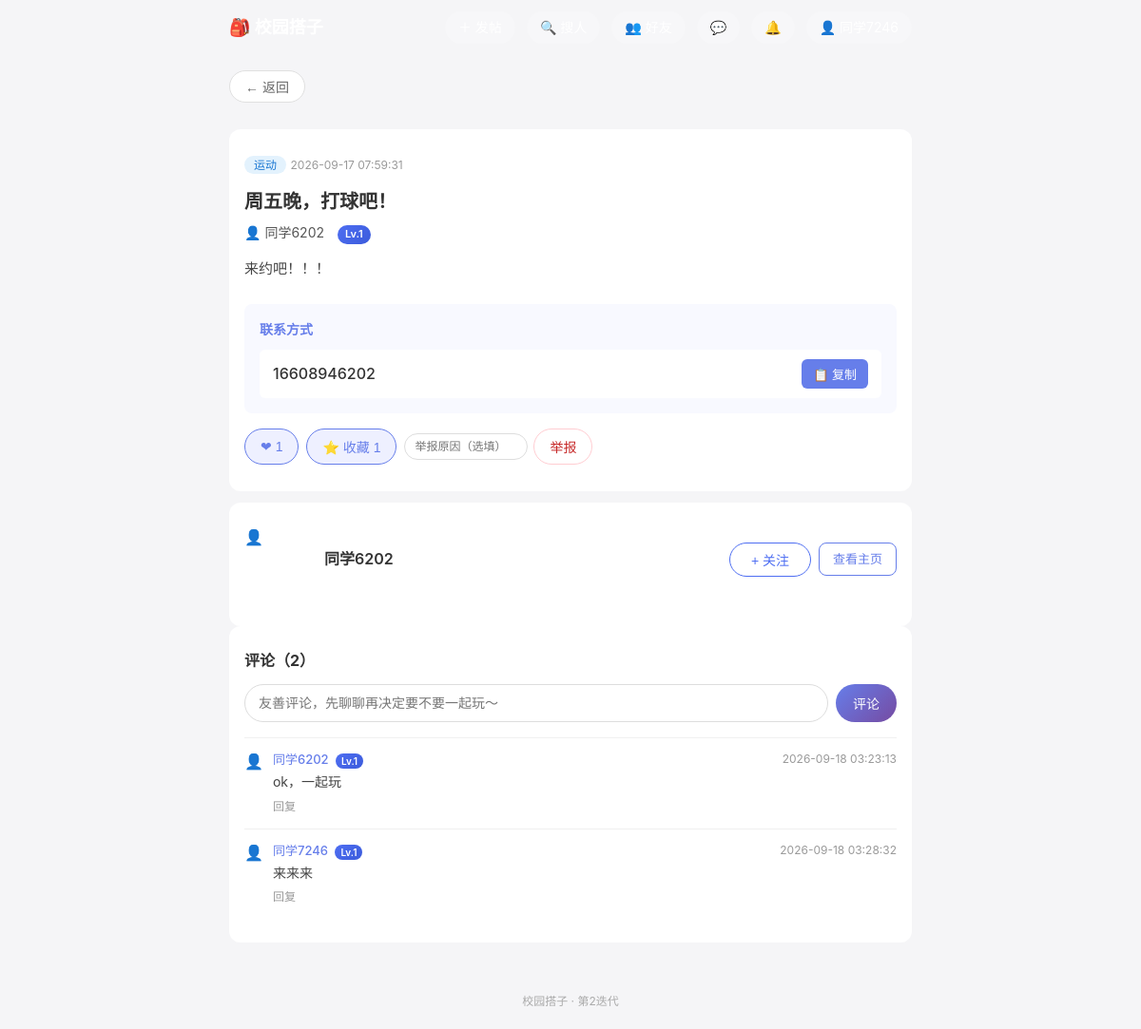
Screenshot of /post/1 (signed in) with the database file from the repository.
### tables this page shows
CREATE TABLE posts (
            id INTEGER PRIMARY KEY AUTOINCREMENT,
            user_id INTEGER NOT NULL,
            title TEXT NOT NULL,
            category TEXT NOT NULL,
            content TEXT NOT NULL,
            contact TEXT NOT NULL,
            create_time DATETIME DEFAULT CURRENT_TIMESTAMP,
            status TINYINT DEFAULT 1,
            FOREIGN KEY (user_id) REFERENCES users(id)
        );

CREATE TABLE users (
            id INTEGER PRIMARY KEY AUTOINCREMENT,
            phone TEXT UNIQUE NOT NULL,
            password_hash TEXT NOT NULL,
            nickname TEXT,
            create_time DATETIME DEFAULT CURRENT_TIMESTAMP
        , credit INTEGER DEFAULT 100, age INTEGER, gender TEXT, interests TEXT, bio TEXT, avatar TEXT, contact_public INTEGER DEFAULT 1, level INTEGER DEFAULT 1, exp INTEGER DEFAULT 0, student_verified INTEGER DEFAULT 0, school TEXT, student_id TEXT, real_name TEXT, last_active DATETIME, show_online INTEGER DEFAULT 1);

CREATE TABLE comments (
            id INTEGER PRIMARY KEY AUTOINCREMENT,
            post_id INTEGER NOT NULL,
            user_id INTEGER NOT NULL,
            content TEXT NOT NULL,
            create_time DATETIME DEFAULT CURRENT_TIMESTAMP
        , parent_id INTEGER);

### app.py (the view)
@app.route('/post/<int:post_id>')
def post_detail(post_id):
    conn = get_conn()
    c = conn.cursor()
    post = c.execute('''
        SELECT p.id, p.title, p.category, p.content, p.contact, p.create_time,
               u.nickname, u.id AS author_id, u.age, u.gender, u.interests,
               u.bio, u.credit, u.level, u.avatar, u.contact_public
        FROM posts p JOIN users u ON p.user_id = u.id
        WHERE p.id = ? AND p.status = 1
    ''', (post_id,)).fetchone()
    if not post:
        conn.close()
        return '帖子不存在或已删除'
    comments = c.execute('''
        SELECT cm.id, cm.content, cm.create_time, cm.parent_id,
               u.nickname, u.id AS user_id, u.avatar, u.level,
               ru.nickname AS reply_to_name
        FROM comments cm
        JOIN users u ON cm.user_id = u.id
        LEFT JOIN comments pc ON cm.parent_id = pc.id
        LEFT JOIN users ru ON pc.user_id = ru.id
        WHERE cm.post_id = ? ORDER BY cm.create_time ASC
    ''', (post_id,)).fetchall()
    like_count = c.execute('SELECT COUNT(*) AS n FROM likes WHERE post_id = ?', (post_id,)).fetchone()['n']
    fav_count = c.execute('SELECT COUNT(*) AS n FROM favorites WHERE post_id = ?', (post_id,)).fetchone()['n']
    liked = favorited = is_owner = blocked_by_author = is_following_author = False
    if 'user_id' in session:
        uid = session['user_id']
        liked = c.execute('SELECT 1 FROM likes WHERE post_id = ? AND user_id = ?',
                          (post_id, uid)).fetchone() is not None
        favorited = c.execute('SELECT 1 FROM favorites WHERE post_id = ? AND user_id = ?',
                              (post_id, uid)).fetchone() is not None
        is_owner = (uid == post['author_id'])
        is_following_author = c.execute('SELECT 1 FROM follows WHERE follower_id = ? AND following_id = ?',
                                        (uid, post['author_id'])).fetchone() is not None
        blocked_by_author = c.execute('SELECT 1 FROM blacklist WHERE user_id = ? AND blocked_id = ?',
                                      (post['author_id'], uid)).fetchone() is not None
    conn.close()
    author_interests = parse_interests(post['interests'] or '')
    contact_visible = bool(post['contact_public']) or 'user_id' in session
    return render_template('detail.html', post=post, comments=comments,
                           like_count=like_count, fav_count=fav_count,
                           liked=liked, favorited=favorited,
                           is_owner=is_owner, blocked_by_author=blocked_by_author,
                           is_following_author=is_following_author,
                           author_interests=author_interests,
                           contact_visible=contact_visible)

### app.py (called while the page is built)
def get_conn():
    conn = sqlite3.connect(DB_PATH)
    conn.row_factory = sqlite3.Row
    return conn

def parse_interests(interests_raw):
    tags = [t.strip() for t in interests_raw.replace('，', ',').split(',') if t.strip()]
    return list(dict.fromkeys(tags))

@app.before_request
def update_last_active():
    if 'user_id' in session:
        try:
            conn = get_conn()
            conn.execute('UPDATE users SET last_active = CURRENT_TIMESTAMP WHERE id = ?',
                         (session['user_id'],))
            conn.commit()
            conn.close()
        except Exception:
            pass

@app.context_processor
def inject_global_vars():
    chat_unread = 0
    if 'user_id' in session:
        try:
            conn = get_conn()
            chat_unread = conn.execute(
                'SELECT COUNT(*) AS n FROM messages WHERE to_user_id=? AND is_read=0',
                (session['user_id'],)).fetchone()['n']
            conn.close()
        except Exception:
            pass
    return {
        'logged_in': 'user_id' in session,
        'nickname': session.get('nickname', ''),
        'avatar': session.get('avatar', ''),
        'chat_unread': chat_unread,
    }

### templates/detail.html (shortened to what this page needs)
{% extends "base.html" %}
{% block content %}
<div class="detail-container">
    <div class="detail-card">
        <div class="detail-header">
            <span class="post-category cat-{{ post.category }}">{{ post.category }}</span>
            <span class="post-time">{{ post.create_time }}</span>
        </div>
        <h1 class="detail-title">{{ post.title }}</h1>
        <a href="/user/{{ post.author_id }}" class="detail-author">
            {% if post.avatar %}<img src="{{ post.avatar }}" class="mini-avatar" alt="头像">{% else %}👤{% endif %}
            {{ post.nickname }}
            <span class="author-age"><span class="level-badge">Lv.{{ post.level }}</span></span>
        </a>
        <div class="detail-content">{{ post.content }}</div>
        {% if contact_visible %}
        <div class="detail-contact">
            <h4>联系方式</h4>
            <div class="contact-box">
                <span class="contact-text" id="contactText">{{ post.contact }}</span>
                <button class="btn-copy" onclick="copyContact()">📋 复制</button>
            </div>
        </div>
        {% else %}
        <div class="detail-contact">
            <h4>联系方式</h4>
            <div class="tip">作者设置了仅登录用户可见，<a href="/login">登录后</a>查看</div>
        </div>
        {% endif %}
        <div class="detail-actions">
            {% if logged_in %}
            <button class="action-btn {{ 'active' if liked else '' }}" id="like-btn"
                    onclick="toggleLike()">❤ <span id="like-count">{{ like_count }}</span></button>
            <button class="action-btn {{ 'active' if favorited else '' }}" id="fav-btn"
                    onclick="toggleFav()">⭐ 收藏 <span id="fav-count">{{ fav_count }}</span></button>
            {% else %}
            <a href="/login?next=/post/{{ post.id }}" class="action-btn">❤ <span>{{ like_count }}</span></a>
            <a href="/login?next=/post/{{ post.id }}" class="action-btn">⭐ 收藏 <span>{{ fav_count }}</span></a>
            {% endif %}
            {% if is_owner %}
            <a href="/post/{{ post.id }}/edit" class="action-btn">✏️ 编辑</a>
            <form method="POST" action="/post/{{ post.id }}/delete" style="display:inline;"
                  onsubmit="return confirm('确定要删除这条帖子吗？');">
                <button type="submit" class="action-btn danger">🗑️ 删除</button>
            </form>
            {% elif logged_in %}
            <form method="POST" action="/post/{{ post.id }}/report" class="report-form"
                  onsubmit="return confirm('确认举报这条帖子？');">
                <input type="text" name="reason" placeholder="举报原因（选填）" class="report-input">
                <button type="submit" class="action-btn danger">举报</button>
            </form>
            {% endif %}
        </div>
    </div>
    <div class="detail-card author-card">
        <div class="author-card-head">
            {% if post.avatar %}<img src="{{ post.avatar }}" class="big-avatar" alt="头像">{% else %}<div class="big-avatar">👤</div>{% endif %}
            <div>
                <a href="/user/{{ post.author_id }}" class="author-name">{{ post.nickname }}</a>
            </div>
            <div class="author-card-actions">
                {% if logged_in and not is_owner %}
                <button class="tieba-follow-btn {{ 'followed' if is_following_author else '' }}"
                        id="author-follow-btn" onclick="toggleFollowAuthor()">
                    {{ '已关注' if is_following_author else '+ 关注' }}
                </button>
                {% endif %}
                <a href="/user/{{ post.author_id }}" class="btn-secondary btn-sm">查看主页</a>
            </div>
        </div>
    </div>
    <div class="detail-card">
        <h3 class="section-title">评论（{{ comments|length }}）</h3>
        {% if logged_in and not blocked_by_author %}
        <form method="POST" action="/post/{{ post.id }}/comment" class="comment-form">
            <input type="text" name="content" maxlength="200" required
                   placeholder="友善评论，先聊聊再决定要不要一起玩～">
            <button type="submit" class="btn-comment">评论</button>
        </form>
        {% elif blocked_by_author %}
        <div class="tip">你已被该帖作者拉黑，无法评论</div>
        {% else %}
        <div class="tip">
            <a href="/login?next=/post/{{ post.id }}" class="btn-primary btn-sm" style="display:inline-block;">🔐 登录 / 注册后评论</a>
        </div>
        {% endif %}
        <div class="comment-list">
            {% for cm in comments %}
            <div class="comment-item">
                {% if cm.avatar %}<img src="{{ cm.avatar }}" class="mini-avatar" alt="头像">{% else %}👤{% endif %}
                <div class="comment-body">
                    <div class="comment-head">
                        <a href="/user/{{ cm.user_id }}" class="comment-name">{{ cm.nickname }} <span class="level-badge mini">Lv.{{ cm.level }}</span></a>
                        <span class="post-time">{{ cm.create_time }}</span>
                    </div>
                    <div class="comment-text">
                        {{ cm.content }}
                    </div>
                    {% if logged_in %}
                    <a href="javascript:void(0)" class="reply-link"
                       onclick="startReply({{ cm.id }}, '{{ cm.nickname }}')">回复</a>
                    {% endif %}
                </div>
            </div>
            {% else %}
            <div class="tip" style="padding:10px 0;">还没有评论，抢个沙发～</div>
            {% endfor %}
        </div>
    </div>
</div>
{% endblock %}

### static/css/style.css (style rules this page uses)
* { margin: 0; padding: 0; box-sizing: border-box; }
body { font-family: -apple-system, BlinkMacSystemFont, "Segoe UI", "PingFang SC", "Hiragino Sans GB", "Microsoft YaHei", sans-serif; background-color: #f5f5f7; color: #333; line-height: 1.6; }
a { text-decoration: none; color: inherit; }
.post-category { font-size: 12px; padding: 2px 10px; border-radius: 10px; font-weight: 500; }
.cat-运动 { background: #e3f2fd; color: #1976d2; }
.post-time { font-size: 12px; color: #999; }
.btn-secondary { display: inline-block; padding: 10px 24px; background: white; color: #667eea; border: 1px solid #667eea; border-radius: 8px; font-size: 14px; cursor: pointer; text-align: center; }
.detail-container { padding: 16px 0; }
.detail-card { background: white; border-radius: 12px; padding: 24px 16px; }
.detail-title { font-size: 20px; margin: 12px 0 8px; line-height: 1.4; }
.detail-content { font-size: 15px; line-height: 1.8; color: #444; margin-bottom: 24px; }
.detail-contact { background: #f8f9ff; padding: 16px; border-radius: 8px; }
.detail-contact h4 { font-size: 14px; color: #667eea; margin-bottom: 10px; }
.contact-box { display: flex; justify-content: space-between; align-items: center; background: white; padding: 10px 14px; border-radius: 6px; }
.contact-text { font-size: 16px; font-weight: 500; }
.btn-copy { background: #667eea; color: white; border: none; padding: 6px 12px; border-radius: 6px; font-size: 13px; cursor: pointer; }
.section-title { font-size: 16px; margin-bottom: 12px; color: #333; }
.big-avatar { width: 72px; height: 72px; border-radius: 50%; object-fit: cover; }
.author-age { color: #aaa; font-size: 12px; margin-left: 4px; }
.detail-author { display: block; color: #555; font-size: 14px; margin-bottom: 12px; }
.detail-actions { display: flex; flex-wrap: wrap; gap: 8px; margin: 16px 0 4px; }
.action-btn { display: inline-block; padding: 8px 16px; border: 1px solid #e0e0e0; background: white; border-radius: 20px; font-size: 14px; color: #555; cursor: pointer; transition: all 0.2s; }
.action-btn.active { background: #eef0ff; border-color: #667eea; color: #667eea; }
.action-btn.danger { color: #c62828; border-color: #ffcdd2; }
.report-form { display: inline-flex; gap: 6px; align-items: center; }
.report-input { width: 130px; padding: 6px 10px; border: 1px solid #ddd; border-radius: 16px; font-size: 12px; }
.author-card { margin-top: 12px; }
.author-card-head { display: flex; align-items: center; gap: 12px; margin-bottom: 10px; }
.author-name { font-size: 16px; font-weight: 600; color: #333; }
.btn-sm { padding: 6px 14px; font-size: 13px; margin-left: auto; }
.comment-form { display: flex; gap: 8px; margin-bottom: 16px; }
.comment-form input { flex: 1; padding: 10px 14px; border: 1px solid #ddd; border-radius: 20px; font-size: 14px; outline: none; }
.btn-comment { padding: 10px 18px; border: none; border-radius: 20px; background: linear-gradient(135deg, #667eea 0%, #764ba2 100%); color: white; font-size: 14px; cursor: pointer; }
.comment-item { display: flex; gap: 10px; padding: 12px 0; border-top: 1px solid #f0f0f0; }
.comment-body { flex: 1; }
.comment-head { display: flex; justify-content: space-between; margin-bottom: 2px; }
.comment-name { font-size: 13px; font-weight: 500; color: #667eea; }
.comment-text { font-size: 14px; color: #444; }
.tieba-follow-btn { display: inline-block; padding: 7px 22px; border-radius: 20px; border: 1px solid #4e6ef2; background: white; color: #4e6ef2; font-size: 14px; cursor: pointer; transition: all 0.2s; }
.author-card-actions { display: flex; align-items: center; gap: 8px; margin-left: auto; }
.level-badge { display: inline-block; background: linear-gradient(135deg, #4e6ef2, #3b5bdb); color: white; font-size: 11px; font-weight: 600; padding: 1px 8px; border-radius: 10px; margin-left: 6px; vertical-align: middle; }
.level-badge.mini { font-size: 10px; padding: 0 6px; margin-left: 4px; }
.reply-link { display: inline-block; margin-top: 4px; font-size: 12px; color: #999; }

### rows the page displays
posts: category "运动", create_time "2026-09-17 07:59:31", title "周五晚，打球吧！", content "来约吧！！！", contact "16608946202"
users: nickname "同学6202", level "1"
comments: nickname "同学6202", level "1", create_time "2026-09-18 03:23:13", content "ok，一起玩"
comments: nickname "同学7246", level "1", create_time "2026-09-18 03:28:32", content "来来来"

### other values shown
{{ like_count }} "1"
{{ fav_count }} "1"
{{ '已关注' if is_following_author else '+ 关注' }} "+ 关注"
{{ comments|length }} "2"
